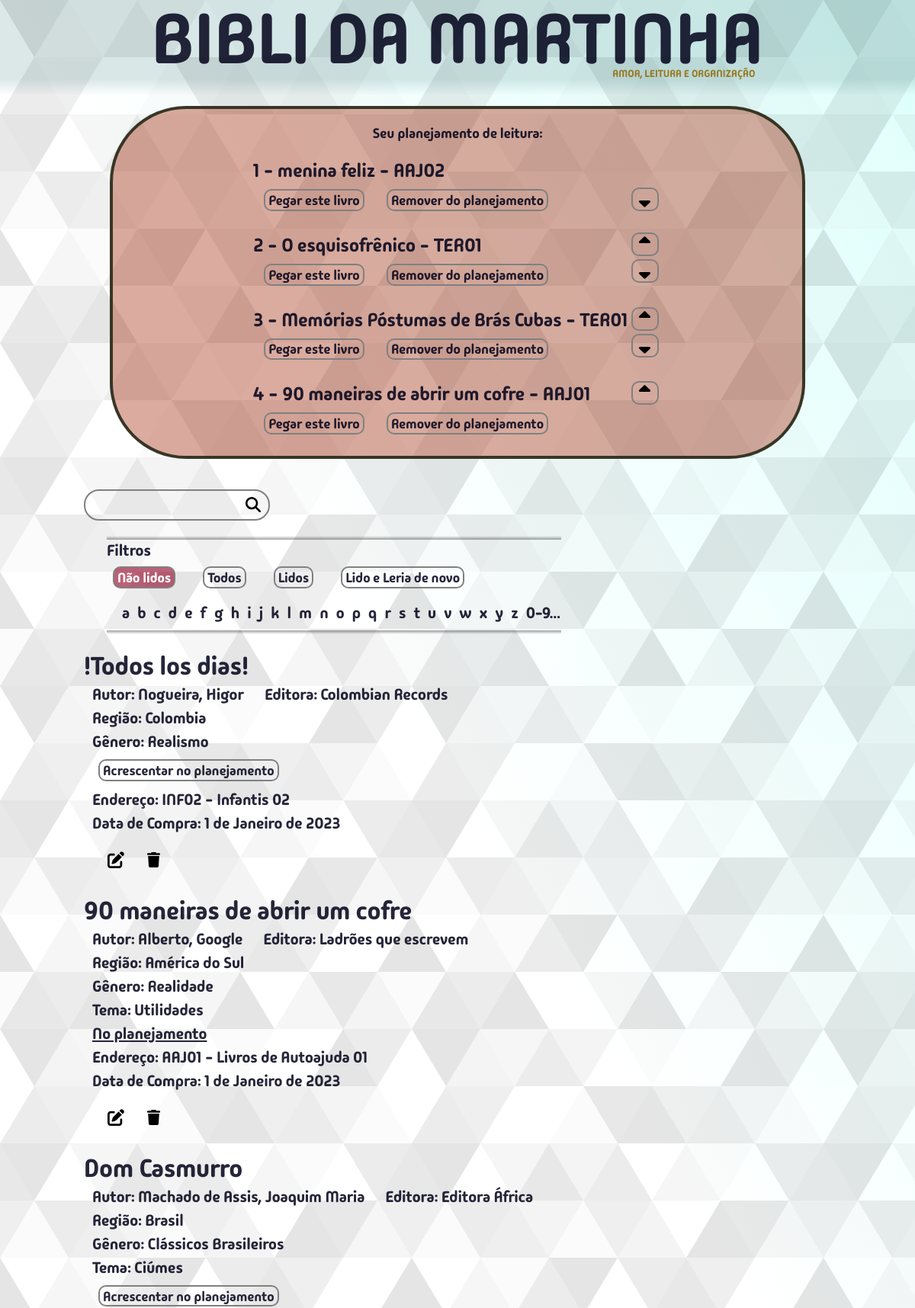
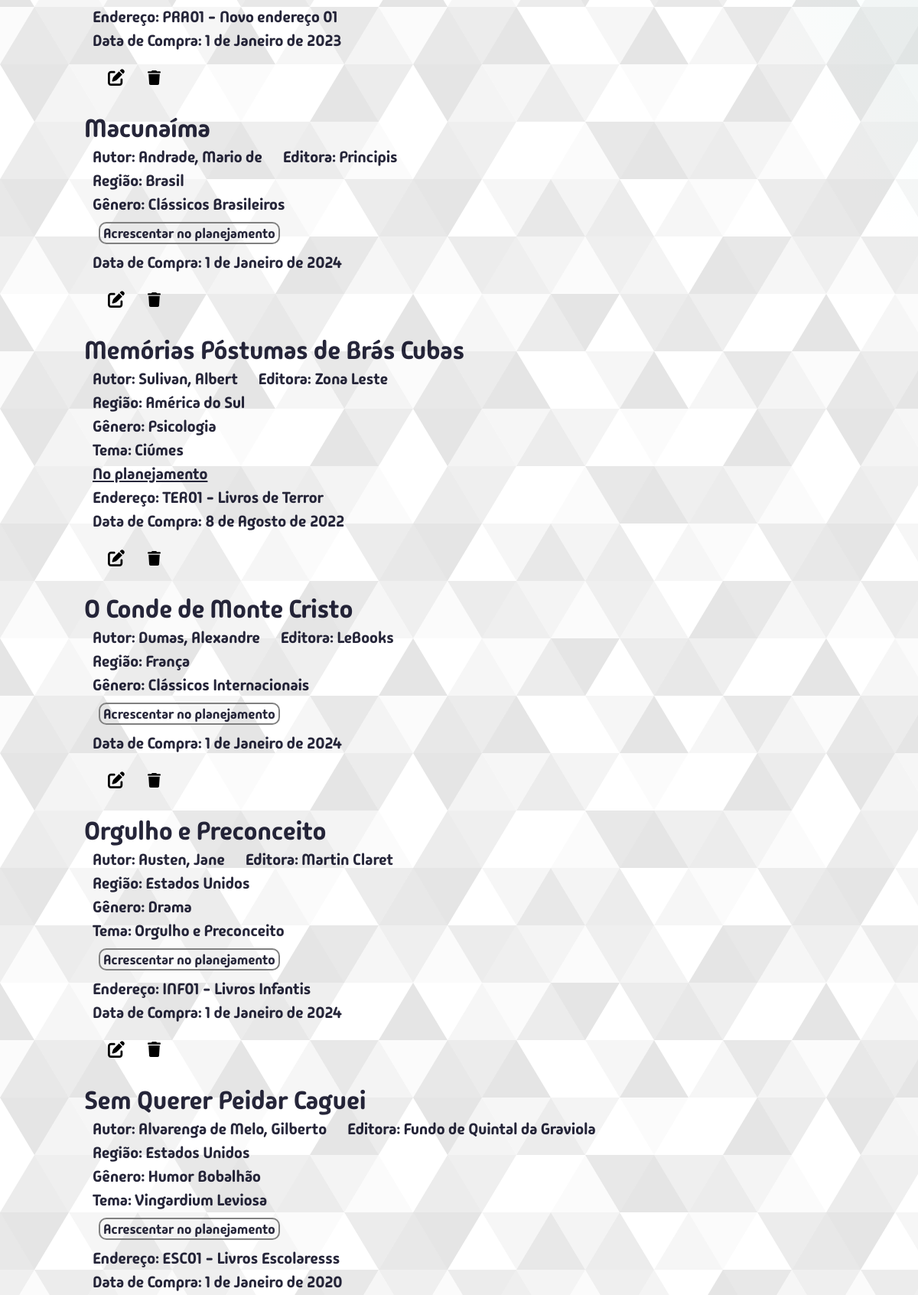
The page /editarplanejamento/naolidos/ (upper part) on the database its author committed (2 pictures, top to bottom).
### bibm/models.py (models this page shows, shortened)
class Livro(models.Model):
    titulo = models.CharField(max_length=300, unique=True)
    editora = models.CharField(max_length=300, blank=True, null=True)
    autor = models.ForeignKey(Autor, on_delete=models.SET_DEFAULT, default=1)
    genero = models.ForeignKey(Genero, on_delete=models.SET_DEFAULT, default=1)
    tema = models.CharField(max_length=600, blank=True, null=True)
    lendo = models.BooleanField(default=False)
    lido = models.BooleanField(default=False)
    data_leitura = models.DateField(blank=True, null=True)
    leria_de_novo = models.BooleanField(default=False)
    notas = [(1,"1"),(2,"2"),(3,"3"),(4,"4"),(5,"5"),(6,"6"),(7,"7"),(8,"8"),(9,"9"),(10,"10")]
    classificacao = models.IntegerField(choices=notas, blank=True, null=True)
    endereco = models.ForeignKey(Endereco, on_delete=models.SET_NULL, blank=True, null=True)
    data_compra = models.DateField(null=True)
    regiao = models.ForeignKey(Regiao, on_delete=models.SET_DEFAULT, default=2)
    comentario = models.TextField(blank=True, null=True)
    planejamento = models.PositiveIntegerField(unique=True, blank=True, null=True)

class Endereco(models.Model):
    codigo = models.CharField(max_length=5, validators=[validacao_endereco])
    descricao = models.CharField(max_length=300, blank=True, null=True)
    comentario = models.TextField(blank=True, null=True)
    class Meta:
        verbose_name = "Endereço"
    def __str__(self):
        if self.descricao is not None:
            return str(self.codigo) + " - " + str(self.descricao)
        else:
            return str(self.codigo)

class Autor(models.Model):
    prim_nome = models.CharField(max_length=65)
    ult_nome = models.CharField(max_length=65)
    nacionalidade = models.CharField(max_length=65, blank=True, null=True, default="")
    regiao = models.ForeignKey(Regiao, on_delete=models.SET_DEFAULT, default=2)
    comentario = models.TextField(blank=True, null=True)
    class Meta:
        verbose_name_plural = "autores"
        constraints = [
            models.UniqueConstraint(
                fields=["prim_nome","ult_nome"],
                name="autor_unique"
            )
        ]

class Regiao(models.Model):
    regiao = models.CharField(max_length=65, unique=True, verbose_name="região")
    comentario = models.TextField(blank=True, null=True)
    class Meta:
        verbose_name_plural = "regiões"
    def __str__(self):
        return str(self.regiao)

class Genero(models.Model):
    genero = models.CharField(max_length=65, unique=True)
    comentario = models.TextField(blank=True, null=True)
    class Meta:
        verbose_name = "gênero"

### bibm/views/views_all.py (the view, shortened to what this page needs)
# urls.py: path("editarplanejamento/<filtro>/", views.editar_planejamento, name="editar_planejamento"),
def editar_planejamento(request, filtro):
    termo_busca = request.GET.get("q", "").strip()
    filtros = {
        "naolidos": "Não lidos",
        "todos": "Todos",
        "lidos": "Lidos",
        "lidoeleriadenovo": "Lido e Leria de novo"
    }
    ordem_alfabetica_lista = ["a","b","c","d","e","f","g","h","i","j","k","l","m","n","o","p",
                              "q","r","s","t","u","v","w","x","y","z","0-9..."]
    classe_btn = "btn-vermelho"
    livros_plan = livros_planejamento()
    ultimo_plan = Livro.objects.aggregate(planejamento=Max("planejamento"))["planejamento"]
    if termo_busca == "":
        if filtro[:5] == "todos":
            meus_livros = Livro.objects.all().order_by("titulo")
            filtro_letra = filtro[5:]
            filtro = "todos"
        if filtro[:8] == "naolidos":
            meus_livros = Livro.objects.filter(lido=False).order_by("titulo")
            filtro_letra = filtro[8:]
            filtro = "naolidos"
        elif filtro[:5] == "lidos":
            meus_livros = Livro.objects.filter(lido=True).order_by("titulo")
            filtro_letra = filtro[5:]
            filtro = "lidos"
        elif filtro[:16] == "lidoeleriadenovo":
            meus_livros = Livro.objects.filter(lido=True, leria_de_novo=True).order_by("titulo")
            filtro_letra = filtro[16:]
            filtro = "lidoeleriadenovo"
    context = {
        "livros_plan": livros_plan,
        "ultimo_plan": ultimo_plan,
        "meus_livros": meus_livros,
        "termo_pesquisado": termo_busca,
        "filtro": filtro,
        "filtros": filtros,
        "caller":"editar_planejamento",
        "classe_btn": classe_btn,
        "ordem_alfabetica_lista": ordem_alfabetica_lista,
        "filtro_letra": filtro_letra,
    }
    return render(request, "bibm/pages/editarPlanejamento.html", context)

### bibm/views/views_all.py (called while the page is built, shortened)
def livros_planejamento():
    livros_plan = Livro.objects.exclude(planejamento=None).order_by("planejamento")
    ultimo_plan = len(livros_plan)
    ultimo_plan_agregate = Livro.objects.aggregate(planejamento=Max("planejamento"))["planejamento"]
    p = 1
    return livros_plan

### bibm/templates/bibm/pages/editarPlanejamento.html (shortened to what this page needs)
{% extends 'bibm/estru.html' %}
{% load static %}
{% block content %}
  <div class="livro-atual vermelho-lendo caixa-vermelha-planejamento">
    <div class="planejamento-box">
      <span class="titulo-livro-atual">Seu planejamento de leitura:</span>
      {% for livro in livros_plan %}
        {% include "bibm/partials/livroPlanejamento.html" %}
      {% endfor %}
    </div>
  </div>
  <div class="meus-livros-box">
    <div class="container-search-box">
      <form action="{% url 'bibm:editar_planejamento' 'todos' %}" class="search-form caixa-de-pesquisa">
        <input type="search" class="search-input" name="q" value="{{ search_term }}" />
        <button type="submit" class="search-button lupa"><img src="{% static 'bibm/img/magnifying-glass-solid.svg' %}" alt="Lupa" /></button>
      </form>
    </div>
    {% include "bibm/partials/botoesFiltro.html" %}
    {% for livro in meus_livros %}
      {% include "bibm/partials/livroDetalheForm.html" %}
    {% empty %}
      Você não possui nenhum livro não lido.
    {% endfor %}
  </div>
{% endblock %}

### bibm/templates/bibm/partials/livroPlanejamento.html (shortened to what this page needs)
{% load static %}
<div class="plan-box">
	<div class="plan-box-esquerda">
	  <span class="livro-lendo-plan">
		{{ livro.planejamento }} - {{ livro.titulo }}
		{% if livro.endereco.codigo %}
		- {{ livro.endereco.codigo }}
		{% endif %}
	  </span>
	  <div class="opcoes-planejamento">
			<div class="opc-plan-box">
				<form method="post" action="{% url 'bibm:pegar_este_livro'%}">
					<button type="submit" class="btn-medio btn-vermelho">Pegar este livro</button>
				</form>
			</div>
			<div class="opc-plan-box">
				<form method="post" action="{% url 'bibm:remover_do_planejamento'%}">
					<button type="submit" class="btn-medio btn-vermelho">Remover do planejamento</button>
				</form>
			</div>
	  </div>
	</div>
	<div class="setas-plan-box">
	  {% if livro.planejamento != 1 %}
		<div class="opc-plan-subir-descer">
			<form method="post" action="{% url 'bibm:subir_plan' %}">
				<button type="submit" class="btn-nulo btn-subir">
					<img src="{% static 'bibm/img/sort-up-solid.svg' %}" alt="Seta para cima" />
				</button>
			</form>
		</div>
	  {% else %}
		<div class="opc-plan-subir-vazia"></div>
	  {% endif %}
	  {% if livro.planejamento != ultimo_plan %}
		<span class="opc-plan-subir-descer">
			<form method="post" action="{% url 'bibm:descer_plan' %}">
				<button type="submit" class="btn-nulo btn-descer">
					<img src="{% static 'bibm/img/sort-down-solid.svg' %}" alt="Seta para baixo" />
				</button>
			</form>
		</span>
	  {% endif %}
	</div>
</div>

### bibm/templates/bibm/partials/livroDetalheForm.html (shortened to what this page needs)
{% load static %}
<div class="livro-box">
  <span class="meus-livros-titulo">{{ livro.titulo }}</span>
  <div class="meus-livros-abaixo-titulo-box">
    <div class="autor-editora linha-livro-info">
      {% if livro.autor.prim_nome == 'Autor Desconhecido' %}
        <span class="meus-livros-autor">Autor Desconhecido</span>
      {% else %}
        <span class="meus-livros-autor">Autor: {{ livro.autor.ult_nome }}, {{ livro.autor.prim_nome }}</span>
      {% endif %}
      <span class="meus-livros-editora">Editora: {{ livro.editora }}</span>
    </div>
    <span class="linha-livro-info">Região: {{livro.regiao}}</span>
    <span class="meus-livros-genero linha-livro-info">Gênero: {{ livro.genero.genero }}</span>
    {% if livro.tema %}
      <span class="meus-livros-tema linha-livro-info">Tema: {{ livro.tema }}</span>
    {% endif %}
    {% if livro.planejamento is None and not livro.lendo %}
    <div>
      {% if caller == "meus_livros" %}
        <form action="{% url 'bibm:acrescentar_no_planejamento_meus_livros' %}" method="post">
      {% else %}
        <form action="{% url 'bibm:acrescentar_no_planejamento'%}" method="post">
      {% endif %}
        <button type="submit" class="btn-medio {{classe_btn}}">Acrescentar no planejamento</button>
      </form>
    </div>
    {% elif livro.planejamento is not None and not livro.lendo %}
    <span class="ja-no-planejamento linha-livro-info">
      <u>No planejamento</u>
    </span>
    {% else %}
    <span class="ja-no-planejamento linha-livro-info">
      --- Lendo ---
    </span>
    {% endif %}
    {% if livro.endereco %}
      <span class="linha-livro-info">Endereço: {{livro.endereco}}</span>
    {% endif %}
    <span  class="linha-livro-info">Data de Compra: {{livro.data_compra}}</span>
    <div class="flex-flow-row espaco-top-2rem">
      <form method="GET" action="{% url 'bibm:editar_um_livro' livro.id %}">
        <button type="submit">
          <img
            src="{% static 'bibm/img/pen-to-square-solid.svg' %}"
            alt="Editar este livro"
            title="Editar este livro"
            class="btn-editar"
          >
        </button>
      </form>
      <form method="POST" action="{% url 'bibm:deletar_um_livro' %}"
        onclick="return confirm('Você confirma a exclusão deste livro?')">
        <button type="submit">
          <img
          src="{% static 'bibm/img/trash-solid.svg' %}"
          alt="Deletar este livro"
          title="Deletar este livro"
          class="btn-excluir"
          >
        </button>
      </form>
    </div>
  </div>
</div>

### bibm/static/bibm/css/estilos.css (style rules this page uses)
:root { --vermelho: 21; --verde: 95; --azul: 95; --cor-do-titulo: rgba(var(--vermelho), var(--verde), var(--azul), 0.15); --cod-do-titulo-bottom: rgba(var(--vermelho), var(--verde), var(--azul), 0); --azul-livro-atual: #4a9e9771; --verde-livro-atual: #07691c71; --vermelho-livro-atual: #b1432771; --cor-da-borda: gray; --recuo-padrao: calc(80vw + 2rem); --color-primary: #269fe6; --color-white: #fff; --color-escrita-padrao: rgba(0, 0, 24, 0.85); }
* { margin: 0; padding: 0; }
html { font-size: 62.5%; }
body { font-size: calc(1.2rem + 0.7vw); overflow: hidden auto; }
button { position: inherit; border: none; font-family: inherit; background: none; color: inherit; }
.livro-atual { padding: 1rem 0; position: relative; margin: 0 7vw; border: solid 4px rgba(38, 42, 25, 0.9); border-radius: 10rem; font-size: calc(1.2rem + 0.5vw); }
.vermelho-lendo { background: var(--vermelho-livro-atual); }
.titulo-livro-atual { display: flex; flex-flow: row wrap; place-content: center; padding: 1rem 0; }
.btn-editar { position: relative; margin-left: 2rem; width: 2.2rem; top: .2rem; cursor: pointer; }
.btn-excluir { position: relative; width: 1.7rem; margin-left: 2rem; top: .2rem; cursor: pointer; }
.meus-livros-box { width: var(--recuo-padrao); margin: 0 auto; position: relative; display: flex; flex-flow: column; }
.meus-livros-abaixo-titulo-box { margin-left: calc(.5rem + .5vw); display: flex; flex-direction: column; }
.livro-lendo-plan { display: flex; width: fit-content; justify-content: left; font-size: calc(1rem + 1.2vw); text-align: left; }
.planejamento-box { display: flex; flex-flow: column; width: fit-content; max-width: 95%; margin: 0 auto; justify-content: left; }
.plan-box { position: relative; margin: 0 auto; width: 100%; display: flex; flex-flow: row; justify-content: space-between; padding: 1rem 0; }
.plan-box-esquerda { display: flex; flex-flow: column; width: fit-content; justify-content: left; align-content: left; }
.opcoes-planejamento { display: flex; flex-flow: wrap; justify-content: left; }
.opc-plan-box { position: relative; display: flex; flex-flow: column nowrap; place-items: center; margin: 0 calc(.3rem + .3vw); }
.opc-plan-subir-vazia { width: 100%; height: 2.5rem; transition: all 300ms ease-in-out; padding: 0 .5rem; padding-bottom: .8rem; margin: .1rem .1rem; }
.caixa-vermelha-planejamento { margin-bottom: 4rem; }

### bibm/static/bibm/css/searchBox.css (style rules this page uses)
.container-search-box { margin: 0 auto; margin-bottom: 2rem; width: var(--recuo-padrao); }
.search-form { border: 2px solid var(--cor-da-borda); min-width: 19.5rem; width: 20vw; border-radius: 20px; position: relative; transition: all 300ms ease-in-out; }
.search-input, .search-button { border: none; background: none; outline: none; padding: 1rem; transition: all 300ms ease-in-out; font-family: inherit; }
.search-button img { width: 2rem; }
.search-button { position: absolute; top: -.2rem; right: 0; }
.search-input { width: 100%; padding-right: 3rem; }

### bibm/static/bibm/css/livroDetalheForm.css (style rules this page uses)
.livro-box { position: relative; display: flex; flex-direction: column; margin-bottom: 3rem; }
.meus-livros-titulo { font-size: calc(1.5rem + 1.5vw); }
.meus-livros-abaixo-titulo-box { margin-left: calc(.5rem + .5vw); display: flex; flex-direction: column; }
.autor-editora { display: inline-flex; }
.linha-livro-info { padding: 0.2rem 0; }
.meus-livros-autor { margin-right: calc(1.5rem + 1vw); }

### bibm/static/bibm/css/botoes.css (style rules this page uses)
.btn-medio { position: relative; place-self: center; border: .2rem solid var(--cor-da-borda); width: fit-content; height: fit-content; border-radius: 1rem; font-family: inherit; font-size: calc(.8rem + .8vw); transition: all 300ms ease-in-out; padding: .09rem .4rem; margin: 0.8rem; }
.setas-plan-box { position: relative; display: flex; flex-flow: column nowrap; place-items: center; margin: 0 calc(.3rem + .3vw); gap: .4rem; height: fit-content; width: calc(2rem + 1vw); }
.opc-plan-subir-descer { position: relative; display: flex; border: .2rem solid var(--cor-da-borda); border-radius: 1rem; transition: all 300ms ease-in-out; height: 2.7rem; width: 100%; justify-content: center; }
.btn-nulo { position: relative; display: flex; width: calc(1rem + .8vw); height: 100%; justify-content: center; padding: 0 .5rem; }
.btn-subir img { position: absolute; display: flex; width: calc(75%); height: inherit; }
.btn-descer img { position: absolute; display: flex; width: calc(75%); height: inherit; }

### bibm/static/bibm/css/genericos.css (style rules this page uses)
.espaco-top-2rem { margin-top: 2rem; }
.flex-flow-row { display: flex; flex-flow: row; gap: 1rem; }

### rows shown on the page
Livro: planejamento "1", titulo "menina feliz", endereco.codigo "AAJ02"
Livro: planejamento "2", titulo "O esquisofrênico", endereco.codigo "TER01"
Livro: planejamento "3", titulo "Memórias Póstumas de Brás Cubas", endereco.codigo "TER01", autor.ult_nome "Sulivan", autor.prim_nome "Albert", editora "Zona Leste", regiao "América do Sul", genero.genero "Psicologia", tema "Ciúmes", lendo "No planejamento", endereco "TER01 - Livros de Terror", data_compra "8 de Agosto de 2022"
Livro: planejamento "4", titulo "90 maneiras de abrir um cofre", endereco.codigo "AAJ01", autor.ult_nome "Alberto", autor.prim_nome "Google", editora "Ladrões que escrevem", regiao "América do Sul", genero.genero "Realidade", tema "Utilidades", lendo "No planejamento", endereco "AAJ01 - Livros de Autoajuda 01", data_compra "1 de Janeiro de 2023"
Livro: titulo "!Todos los dias!", autor.ult_nome "Nogueira", autor.prim_nome "Higor", editora "Colombian Records", regiao "Colombia", genero.genero "Realismo", endereco "INF02 - Infantis 02", data_compra "1 de Janeiro de 2023"
Livro: titulo "Dom Casmurro", autor.ult_nome "Machado de Assis", autor.prim_nome "Joaquim Maria", editora "Editora África", regiao "Brasil", genero.genero "Clássicos Brasileiros", tema "Ciúmes", endereco "PRA01 - Novo endereço 01", data_compra "1 de Janeiro de 2023"
Livro: titulo "Macunaíma", autor.ult_nome "Andrade", autor.prim_nome "Mario de", editora "Principis", regiao "Brasil", genero.genero "Clássicos Brasileiros", data_compra "1 de Janeiro de 2024"
Livro: titulo "O Conde de Monte Cristo", autor.ult_nome "Dumas", autor.prim_nome "Alexandre", editora "LeBooks", regiao "França", genero.genero "Clássicos Internacionais", data_compra "1 de Janeiro de 2024"
Livro: titulo "Orgulho e Preconceito", autor.ult_nome "Austen", autor.prim_nome "Jane", editora "Martin Claret", regiao "Estados Unidos", genero.genero "Drama", tema "Orgulho e Preconceito", endereco "INF01 - Livros Infantis", data_compra "1 de Janeiro de 2024"
Livro: titulo "Sem Querer Peidar Caguei", autor.ult_nome "Alvarenga de Melo", autor.prim_nome "Gilberto", editora "Fundo de Quintal da Graviola", regiao "Estados Unidos", genero.genero "Humor Bobalhão", tema "Vingardium Leviosa", endereco "ESC01 - Livros Escolaresss", data_compra "1 de Janeiro de 2020"

### other values the page prints
{{ fil_valor }} "Não lidos"
{{ fil_valor }} "Todos" "Lidos" "Lido e Leria de novo"
{{ letra }} "a" "b" "c" "d" "e" "f" "g" "h" "i" "j" "k" "l" "m" "n" "o" "p" "q" "r" "s" "t" "u" "v" "w" "x" "y" "z" "0-9..."
